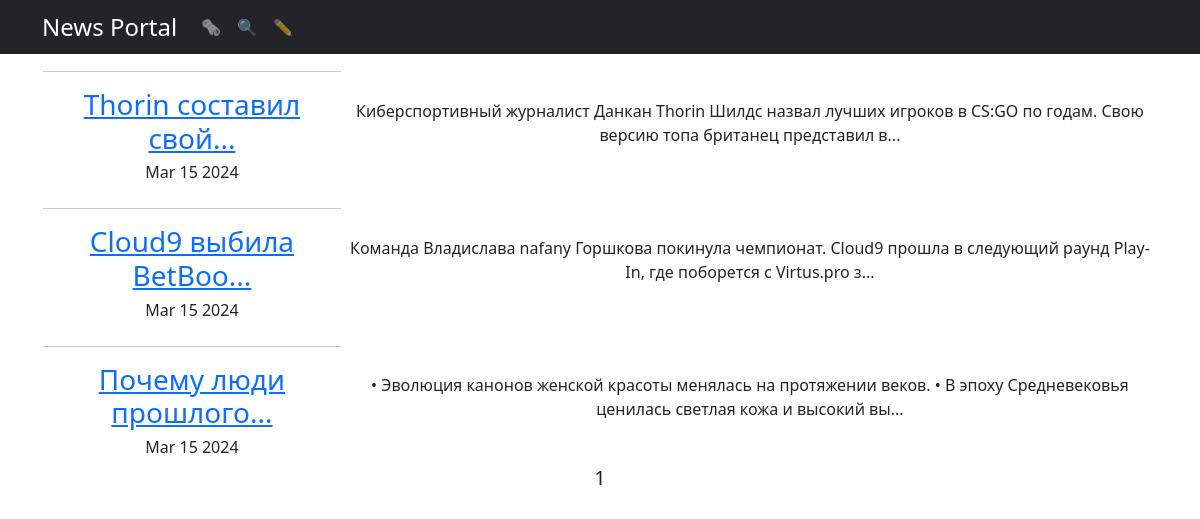
Before: / with the older database file.
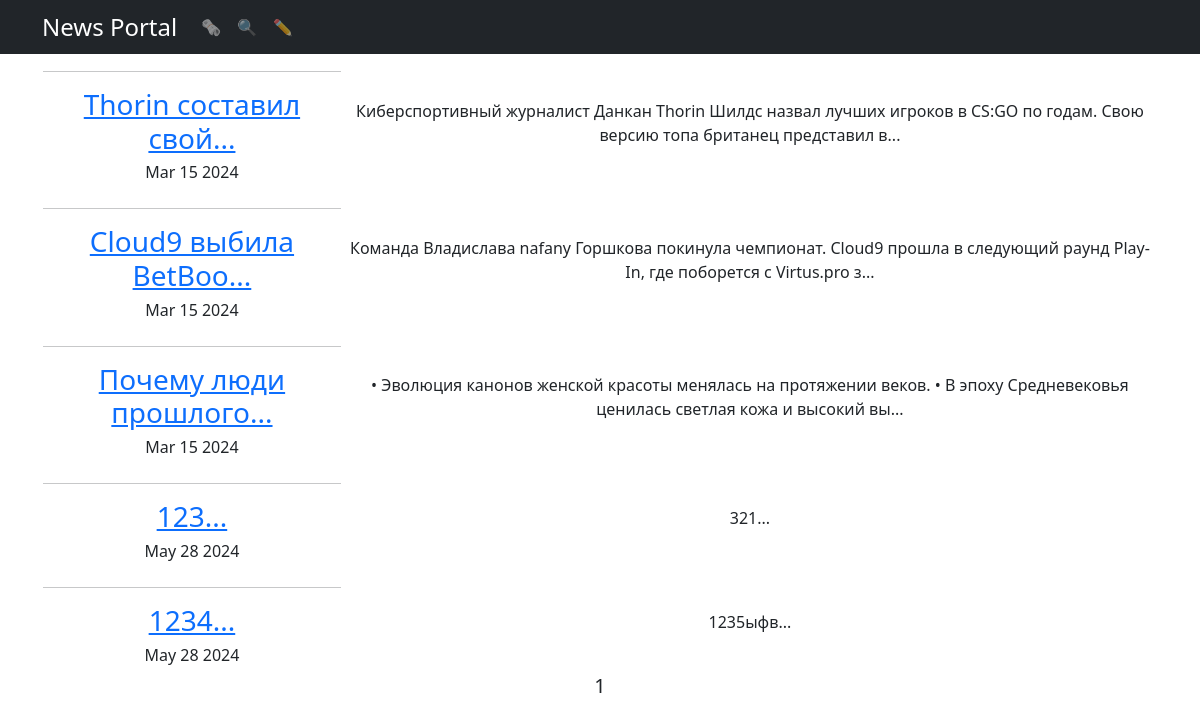
After: the same page with the newer database file.
### news/models.py (models this page shows, shortened)
class Post(models.Model):
    content_type = models.CharField(max_length = 2,
                                  choices = CONTENT_TYPE,
                                  default = article)
    author = models.ForeignKey("Author", on_delete = models.CASCADE)
    datetime = models.DateTimeField(auto_now_add=True)
    category = models.ManyToManyField("Category", through='PostCategory')
    title = models.TextField()
    text = models.TextField()
    rating = models.FloatField(default=0)

### news/views.py (the view)
# urls.py: path('', PostsList.as_view(), name='posts_list'),
class PostsList(ListView):
    raise_exception = True
    queryset = Post.objects.order_by('datetime')
    template_name = 'news.html'
    context_object_name = 'news'
    paginate_by = 7
    def get_queryset(self):
        queryset = super().get_queryset()
        self.filterset = PostFilter(self.request.GET, queryset)
        return self.filterset.qs
        self.id = resolve(self.request.path_info).kwargs['pk']
        c = Category.objects.get(id=self.id)
        queryset = Post.objects.filter(category = c)
        return queryset
    def get_context_data(self, **kwargs):
        context = super().get_context_data(**kwargs)
        context['filterset'] = self.filterset
        return context

### news/templatetags/custom_filters.py (called while the page is built)
@register.filter()
def preview_title(text):
    return f"{text[:20]}..."

@register.filter()
def preview_text(text):
    return f"{text[:124]}..."

### templates/news.html (shortened to what this page needs)
{% extends 'flatpages/default.html' %}
{% load custom_filters %}
{% block content %}
   {% if news %}
        <table>
            {% for post in news %}
                <tr>
                    <td>
                        <hr>
                        <h3>
                            <a href="{{post.id}}">{{ post.title|preview_title }}</a>
                        </h3>
                        <h6>{{ post.datetime|date:'M d Y' }}</h6>
                        <td>{{ post.text|preview_text }}</td>
                    </td>
                </tr>
            {% endfor %}
        </table>
   {% else %}
       <h2>Статей нет!</h2>
        <h5>Ну же! Напишите свою первую статью!</h5>
   {% endif %}
   <h5>
        {{ page_obj.number }}
   </h5>
{% endblock content %}

### templates/flatpages/default.html (shortened to what this page needs)
<!DOCTYPE html>
<html lang="en">
    <head>
        {% load static %}
        <link href="{% static 'css/styles.css' %}" rel="stylesheet" />
    </head>
    <body>
        <nav class="navbar navbar-expand-lg navbar-dark bg-dark static-top">
            <div class="container">
                <a class="navbar-brand" href="/">News Portal</a>
                <div class="collapse navbar-collapse" id="navbarResponsive">
                    <ul class="navbar-nav ml-auto">
                        <li class="nav-item active">
                            <a class="nav-link" href="/">🗞
                            </a>
                        </li>
                        <li class="nav-item">
                            <a class="nav-link" href="/search/">🔍
                            </a>
                        </li>
                        <li class="nav-item">
                            <a class="nav-link" href="/create/news/">✏️
                            </a>
                        </li>
                    </ul>
                </div>
            </div>
         </nav>
         <div class="container">
            <div class="row">
                <div class="col-lg-12 text-center">
                    {% block content %}{% endblock content %}
                </div>
            </div>
         </div>
    </body>
</html>

Changed rows visible on the page:
added Post: title|preview_title "123...", datetime "May 28 2024", text|preview_text "321..."
added Post: title|preview_title "1234...", datetime "May 28 2024", text|preview_text "1235ыфв..."
